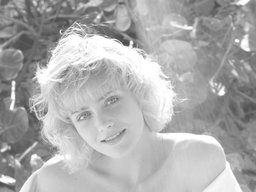
#> input picture images/pgm_bin/marcie.pgm, 256 x 192 px, shrunk from 640 x 480 before the run
$ jupyter execute --allow-errors compressor.ipynb
#> lines starting #> are read from the running program, lines starting #| are printed output that depends on the picture; long printed decimals are rounded
# Introdução

Neste trabalho, feito para disciplina Introdução a Computação Visual ministrada pelo professor William Robson Schwartz, foram implementados compressores de imagem utilizando diferentes técnicas de redundância.

Alunos participantes do trabalho:
- Lucas Junqueira Carvalhido
- Felipe Lopes Gomide
- Leonardo Romano Andrade

Redundâncias implementadas para compressão de imagens:
- Redundância de Codificação
    - Codificação de Huffman
- Redundância Inter-Pixel
    - Preditor
    - Transformada Discreta de Cosseno (DCT)
    - Transformada de Fourier (DFT)
- Redundância Psico-Visual
    - Quantização

# Bibliotecas

[cell 1]
import cv2
import numpy as np
from matplotlib import pyplot as plt
import pickle
import os
import heapq
from collections import Counter
import numpy as np
import heapq
from bitarray import bitarray

# Métricas de Erro

[cell 2]
# Root Mean Square Error
def rmse_metric(img1, img2):
    return np.sqrt(np.mean((img1.astype("float") - img2.astype("float")) ** 2))

# Coleta das Imagens de Teste

[cell 3]
# Carregar a imagem em modo grayscale
imagem = cv2.imread('images/pgm_bin/marcie.pgm', cv2.IMREAD_GRAYSCALE)
#> imagem is the input picture: shape (192, 256); min 74, max 255, mean 172.3

# Exibindo imagem
plt.imshow(imagem, cmap='gray')
plt.axis('off')
plt.show()

[cell 4]
# Shape da Imagem
imagem.shape

# Implementação JPEG

Neste parte do trabalho será implementada a compressão JPEG de dois modos distintos para fins de comparação. No primeiro modo, será implementada a compressão JPEG classica, seguindo os seguintes passos:

- Compressão:
    1. Imagem subdividida em blocos de 8x8 pixels.
    2. Transformada DCT.
    3. Quantização com uma matriz de quantização pré-definida.
    4. Ordenação Zigue-Zague
    5. Codificação de Huffman

- Descompressão:
    1. Decodificação de Huffman
    2. Desquantização
    3. Transformada inversa DCT (IDCT)

No segundo modo, será implementada a compressão utilizando a transformada de Fourier (DFT) ao invés da Transformada Discreta do Cosseno (DCT), seguindo os seguintes passos:

- Compressão:
    1. Imagem subdividida em blocos de 8x8 pixels.
    2. Transformada DFT.
    3. Quantização com uma matriz de quantização pré-definida.
    4. Codificação de Huffman

- Descompressão:
    1. Decodificação de Huffman
    2. Desquantização
    3. Transformada inversa DFT (IDFT)

Depois, com a realização de testes, se poderá visualizar na prática qual das duas transformadas é mais eficiente na prática de compressão de imagens.

## Implementação da transformada DCT e da transformada inversa IDCT

Esta etapa realiza a **Transformada Discreta do Cosseno (DCT)** e sua inversa (**IDCT**) em uma imagem em escala de cinza, utilizando blocos de `8x8`, e avalia a qualidade da reconstrução utilizando as métricas **RMSE** e **PSNR**.

---

- Funções

  - `dct_transform(img, step=8)`
  Aplica a DCT em blocos de `step x step` (padrão `8x8`) da imagem.

    - **Parâmetros:**
      - `img`: imagem de entrada (matriz 2D).
      - `step`: tamanho do bloco (padrão: 8).
    - **Retorna:** matriz com os coeficientes DCT da imagem.

  - `idct_transform(dct_coefs, step=8)`
  Aplica a **transformada inversa DCT (IDCT)** para reconstruir a imagem a partir dos coeficientes DCT.

    - **Parâmetros:**
      - `dct_coefs`: matriz com os coeficientes DCT.
      - `step`: tamanho do bloco (padrão: 8).
    - **Retorna:** imagem reconstruída.

---

- Processamento

  1. **Pré-processamento da Imagem:**
    - Cópia da imagem original.
    - Conversão para `float`.
    - Deslocamento dos valores de pixel (`img - 128`) para centralizar em torno de zero.

  2. **Aplicação da DCT e IDCT:**
    - A DCT é aplicada usando `cv2.dct()` bloco a bloco.
    - A imagem é reconstruída com `cv2.idct()`.
    - Após a IDCT, desfaz-se o deslocamento adicionando 128.

---

- Visualização

  Exibe 3 imagens lado a lado:
    1. **Imagem Original**
    2. **Imagem Reconstruída**
    3. **Coeficientes DCT** (com escala logarítmica para melhor visualização)

---

- Avaliação

    Duas métricas quantitativas são calculadas para medir a diferença entre a imagem original e a reconstruída:

    1. RMSE `(rmse_metric(img, IDFT_REAL))`: Erro quadrático médio.
    2. PSNR `(cv2.PSNR(img, IDFT_REAL))`: Relação sinal-ruído de pico (em dB).

[cell 5]
# Função que realiza a transformada DCT
def dct_transform(img, step=8):

    size = img.shape                    # Shape da imagem
    DCT = np.zeros(size, dtype=float)   # Cria uma matriz para armazenar os coeficientes DCT

    for y in range(0, size[0], step):       # Percorre linhas de 8 em 8
        for x in range(0, size[1], step):   # Percorre colunas de 8 em 8

            dct = cv2.dct(img[y:y+step, x:x+step])   # Aplica DCT no bloco 8x8

            DCT[y:y+step, x:x+step] = dct     # Salva o bloco DCT

    return DCT

# Função que realiza a inversa da DCT (IDCT)
def idct_transform(dct_coefs, step=8):

    size = dct_coefs.shape
    IDCT = np.zeros(size, dtype=float)  # Cria uma matriz para armazenar a imagem reconstruída

    for y in range(0, size[0], step):       # Percorre linhas de 8 em 8
        for x in range(0, size[1], step):   # Percorre colunas de 8 em 8

            idct = cv2.idct(dct_coefs[y:y+step, x:x+step]) # Aplica IDCT 2D no bloco 8x8

            IDCT[y:y+step, x:x+step] = idct   # Salva o bloco reconstruído

    IDCT = IDCT + 128 # Desfaz o deslocamento de 128

    return IDCT

[cell 6]
# Input
img = imagem.copy()
img = img.astype(float)
img = img - 128                     # Centraliza os valores da imagem em torno de 0
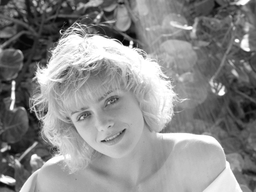
#> img: shape (192, 256) float64; min -54, max 127, mean 44.3; drawn with min black and max white
step = 8                            # Define o tamanho do bloco (8x8)

# Realiza Transformada
DCT = dct_transform(img, step)
#> after the loop in dct_transform, `for y in range(0, size[0], step):`:
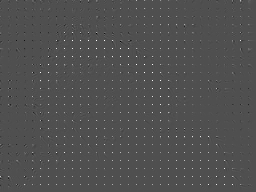
#> DCT: shape (192, 256) float64; min -462.7, max 1016, mean 5.4; drawn with min black and max white

# Realiza a Transformada Inversa
IDCT = idct_transform(DCT, step)

# Desfaz o deslocamento de 128 da imagem
img = img + 128

# Visualização
# Imagem Original
plt.figure(figsize=(15,5))
plt.subplot(1, 3, 1)
plt.imshow(img, cmap='gray', vmin=0, vmax=255)
plt.title('Imagem Original')
plt.axis('off')

# Imagem Reconstruída
plt.subplot(1, 3, 2)
plt.imshow(IDCT, cmap='gray', vmin=0, vmax=255)
plt.title('Imagem Reconstruída')
plt.axis('off')

# Coeficientes DCT
plt.subplot(1, 3, 3)
plt.imshow(np.log(np.abs(DCT) + 1), cmap='gray')
plt.title('Coeficientes DCT (Log)')
plt.axis('off')

plt.tight_layout()
plt.show()
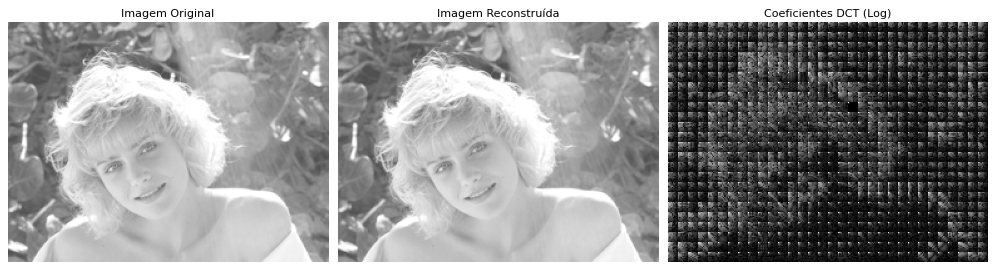
#> figure drawn by matplotlib, 3 panels

[cell 7]
# Métricas de Erro
rmse = rmse_metric(img, IDCT)
#> rmse = 1.97e-14
print(f"Métrica RMSE: {rmse}")
#| Métrica RMSE: 1.9739190900869252e-14
psnr = cv2.PSNR(img, IDCT)
#> psnr = 322.1
print(f"Métrica PSNR: {psnr} dB")
#| Métrica PSNR: 322.127 dB

## Implementação da transformada DFT e da transformada inversa IDFT

Nesta etapa é aplicado a **Transformada Discreta de Fourier (DFT)** em blocos `8x8` de uma imagem em escala de cinza, reconstruindo-a em seguida com a **IDFT**, e avaliando a qualidade da reconstrução com as métricas **RMSE** e **PSNR**.

---

- Funções

    - `dft_transform(img, step=8)`
    Aplica a DFT 2D em blocos `step x step` da imagem.

        - **Parâmetros:**
        - `img`: imagem de entrada (matriz 2D).
        - `step`: tamanho do bloco (padrão: 8).
        - **Retorna:**
        - `DFT_REAL`: parte real dos coeficientes DFT.
        - `DFT_IM`: parte imaginária dos coeficientes DFT.
        - `dft_magnitude`: magnitude dos coeficientes, usada para visualização.

    - `idft_transform(dft_coefs_real, dft_coefs_im, step=8)`
    Aplica a **transformada inversa (IDFT)** para reconstruir a imagem a partir dos coeficientes reais e imaginários da DFT.

        - **Parâmetros:**
        - `dft_coefs_real`: matriz com os coeficientes reais da DFT.
        - `dft_coefs_im`: matriz com os coeficientes imaginários da DFT.
        - `step`: tamanho do bloco (padrão: 8).
        - **Retorna:**
        - `IDFT_REAL`: parte real da imagem reconstruída.
        - `IDFT_IM`: parte imaginária (residual) da imagem reconstruída.
        - `idft_magnitude`: magnitude da reconstrução (não usada diretamente na visualização).

---

- Processamento

    1. **Pré-processamento da Imagem:**
    - A imagem é copiada, convertida para `float`, e centralizada (`img - 128`) para facilitar a aplicação da DFT.

    2. **Transformada de Fourier (DFT):**
    - Cada bloco `8x8` da imagem recebe `cv2.dft()` com `DFT_COMPLEX_OUTPUT`, retornando coeficientes reais e imaginários.
    - A magnitude dos coeficientes é computada com `cv2.magnitude()` e transformada em escala logarítmica para visualização.

    3. **Transformada Inversa (IDFT):**
    - Os coeficientes reais e imaginários são recombinados com `cv2.merge()`.
    - A IDFT é aplicada com `cv2.idft()` e escalonada com `DFT_SCALE`.
    - O deslocamento de 128 é restaurado.

---

- Visualização

    Três imagens são exibidas lado a lado:

    1. **Imagem Original**
    2. **Imagem Reconstruída após IDFT**
    3. **Magnitude da DFT (com escala logarítmica)**

---

- Avaliação

    Duas métricas quantitativas são calculadas para medir a diferença entre a imagem original e a reconstruída:

    1. RMSE `(rmse_metric(img, IDFT_REAL))`: Erro quadrático médio.
    2. PSNR `(cv2.PSNR(img, IDFT_REAL))`: Relação sinal-ruído de pico (em dB).

[cell 8]
def dft_transform(img, step=8):

    size = img.shape
    DFT_REAL = np.zeros(size, dtype=float)    # Matriz para armazenar coeficientes reais da DFT
    DFT_IM = np.zeros(size, dtype=float)      # Matriz para armazenar coeficientes imaginarios da DFT

    for y in range(0, size[0], step):       # Percorre linhas de 8 em 8
        for x in range(0, size[1], step):   # Percorre colunas de 8 em 8

            # Aplica DFT 2D no bloco 8x8
            dft = cv2.dft(np.float32(img[y:y+step, x:x+step]), flags=cv2.DFT_COMPLEX_OUTPUT)

            DFT_REAL[y:y+step, x:x+step] = dft[:, :, 0]  # Salva o bloco DFT Real
            DFT_IM[y:y+step, x:x+step] = dft[:, :, 1]    # Salva o bloco DFT Imaginario

    # Magnitude da DFT
    dft_magnitude = cv2.magnitude(DFT_REAL, DFT_IM)

    return DFT_REAL, DFT_IM, dft_magnitude

def idft_transform(dft_coefs_real, dft_coefs_im, step=8):

    size = dft_coefs_real.shape
    IDFT_REAL = np.zeros(size, dtype=float)   # Matriz para armazenar coeficientes reais da IDFT
    IDFT_IM = np.zeros(size, dtype=float)     # Matriz para armazenar coeficientes imaginarios da IDFT

    for y in range(0, size[0], step):       # Percorre linhas de 8 em 8
        for x in range(0, size[1], step):   # Percorre colunas de 8 em 8

            dft = cv2.merge([dft_coefs_real[y:y+step, x:x+step], dft_coefs_im[y:y+step, x:x+step]])    # Junta os coefs reais e imaginários
            idft = cv2.idft(dft, flags=cv2.DFT_SCALE)                               # Aplica IDFT no bloco transformado

            IDFT_REAL[y:y+step, x:x+step] = idft[:, :, 0]     # Salva o bloco IDFT Real
            IDFT_IM[y:y+step, x:x+step] = idft[:, :, 1]     # Salva o bloco Imaginario

    # Magnitude da IDFT
    idft_magnitude = cv2.magnitude(IDFT_REAL, IDFT_IM)

    # Desfaz o deslocamento de 128
    IDFT_REAL = IDFT_REAL + 128

    return IDFT_REAL, IDFT_IM, idft_magnitude

[cell 9]
# Input
img = imagem.copy()
img = img.astype(float)
img = img - 128                     # Centraliza os valores da imagem em torno de 0
step = 8                            # Define o tamanho do bloco (8x8)

# Realiza a transformada DFT
DFT_REAL, DFT_IM, dft_magnitude = dft_transform(img, step)
#> after the loop in dft_transform, `for y in range(0, size[0], step):`:
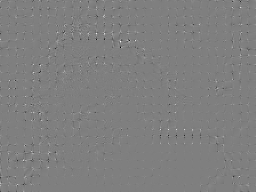
#> DFT_IM: shape (192, 256) float64; min -2308.3, max 2308.3, mean 0; drawn with min black and max white
#> after the loop in dft_transform, `for y in range(0, size[0], step):`:
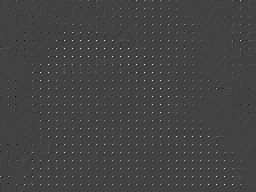
#> DFT_REAL: shape (192, 256) float64; min -2886, max 8128, mean 42.9; drawn with min black and max white
#> in dft_transform, `dft_magnitude = cv2.magnitude(DFT_REAL, DFT_IM)`:
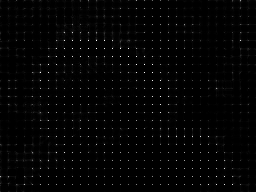
#> dft_magnitude: shape (192, 256) float64; min 0, max 8128, mean 119.4; drawn with min black and max white
log_magnitude = np.log(dft_magnitude + 1) # Aplicando log para melhorar a visualização
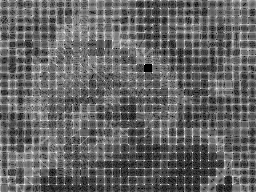
#> log_magnitude: shape (192, 256) float64; min 0, max 9, mean 3.56; drawn with min black and max white

# Realiza a transformada inversa IDFT
IDFT_REAL, IDFT_IM, idft_magnitude = idft_transform(DFT_REAL, DFT_IM, step)
#> after the loop in idft_transform, `for y in range(0, size[0], step):`:
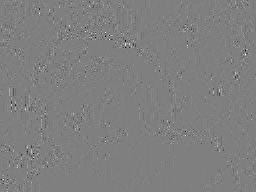
#> IDFT_IM: shape (192, 256) float64; min -7.48e-15, max 7.43e-15, mean 9.63e-35; drawn with min black and max white
#> in idft_transform, `idft_magnitude = cv2.magnitude(IDFT_REAL, IDFT_IM)`:
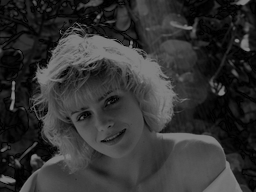
#> idft_magnitude: shape (192, 256) float64; min 0, max 127, mean 50.6

# Desfaz o deslocamento de 128
img = img + 128

# Visualizar a imagem original e a reconstruída após a IDFT
plt.figure(figsize=(10, 7))

# Imagem original
plt.subplot(1, 3, 1)
plt.imshow(img, cmap='gray')
plt.title('Imagem Original')
plt.axis('off')

# Magnitude da DFT
plt.subplot(1, 3, 3)
plt.imshow(log_magnitude, cmap='gray')
plt.title('Magnitude da DFT (Log)')
plt.axis('off')

# Imagem reconstruída após a IDFT
plt.subplot(1, 3, 2)
plt.imshow(IDFT_REAL, cmap='gray')
plt.title('Imagem Reconstruída após IDFT')
plt.axis('off')

plt.tight_layout()
plt.show()
#> (the rest of the program and of its run is left out)
